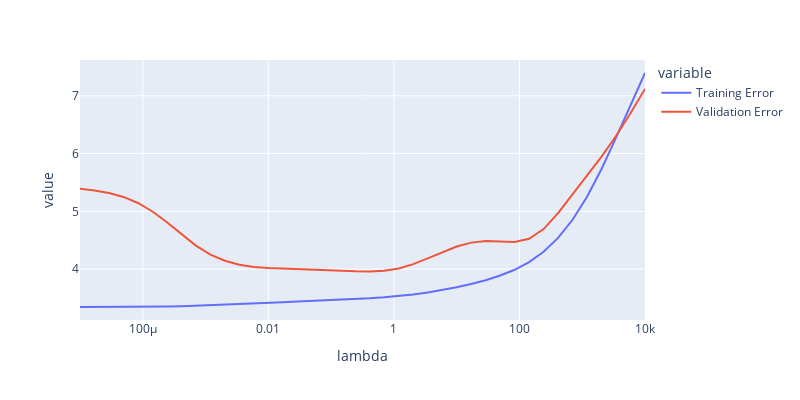

Here is the notebook cell this chart was saved with:
### Markdown cell above
Below we plot your training and validation set error for the range of lambdas given. You should see a figure where training error decreases as model complexity increases, but the error on the validation set is large for extreme values of lambda and minimized for some intermediate values. Holding your mouse over the training error and validation error lines will display the lambda and value at that point.

Note that on your plot, the **x-axis is the inverse of complexity**! In other words, small lambda models (on the left) are complex, because there is no regularization. That's why the training error is lowest on the left side of the plot, as this is where overfitting occurs.

### Code cell
px.line(error_vs_lambda, x = "lambda", y = ["Training Error", "Validation Error"], log_x=True, height = 400, width = 800)

### Figure 1 — Plotly figure (JSON) as saved in the notebook; plotly's stock layout.template omitted (floating-point values rounded to 4 significant figures)
{"data": [{"hovertemplate": "variable=Training Error<br>lambda=%{x}<br>value=%{y}<extra></extra>", "legendgroup": "Training Error", "line": {"color": "#636efa", "dash": "solid"}, "marker": {"symbol": "circle"}, "mode": "lines", "name": "Training Error", "orientation": "v", "showlegend": true, "type": "scatter", "x": [1e-05, 1.701e-05, 2.894e-05, 4.924e-05, 8.377e-05, 0.0001425, 0.0002424, 0.0004125, 0.0007017, 0.001194, 0.002031, 0.003455, 0.005878, 0.01, 0.01701, 0.02894, 0.04924, 0.08377, 0.1425, 0.2424, 0.4125, 0.7017, 1.194, 2.031, 3.455, 5.878, 10, 17.01, 28.94, 49.24, 83.77, 142.5, 242.4, 412.5, 701.7, 1194.0, 2031.0, 3455.0, 5878.0, 10000], "xaxis": "x", "y": [3.345, 3.345, 3.345, 3.346, 3.347, 3.349, 3.353, 3.359, 3.367, 3.376, 3.387, 3.397, 3.408, 3.418, 3.429, 3.438, 3.448, 3.458, 3.469, 3.481, 3.496, 3.513, 3.535, 3.563, 3.598, 3.639, 3.686, 3.742, 3.809, 3.889, 3.989, 4.121, 4.301, 4.541, 4.854, 5.251, 5.733, 6.276, 6.842, 7.395], "yaxis": "y"}, {"hovertemplate": "variable=Validation Error<br>lambda=%{x}<br>value=%{y}<extra></extra>", "legendgroup": "Validation Error", "line": {"color": "#EF553B", "dash": "solid"}, "marker": {"symbol": "circle"}, "mode": "lines", "name": "Validation Error", "orientation": "v", "showlegend": true, "type": "scatter", "x": [1e-05, 1.701e-05, 2.894e-05, 4.924e-05, 8.377e-05, 0.0001425, 0.0002424, 0.0004125, 0.0007017, 0.001194, 0.002031, 0.003455, 0.005878, 0.01, 0.01701, 0.02894, 0.04924, 0.08377, 0.1425, 0.2424, 0.4125, 0.7017, 1.194, 2.031, 3.455, 5.878, 10, 17.01, 28.94, 49.24, 83.77, 142.5, 242.4, 412.5, 701.7, 1194.0, 2031.0, 3455.0, 5878.0, 10000], "xaxis": "x", "y": [5.39, 5.363, 5.319, 5.25, 5.145, 4.998, 4.81, 4.603, 4.408, 4.253, 4.145, 4.078, 4.039, 4.018, 4.008, 4.001, 3.994, 3.985, 3.973, 3.962, 3.958, 3.971, 4.012, 4.086, 4.187, 4.296, 4.392, 4.459, 4.486, 4.479, 4.47, 4.524, 4.693, 4.968, 5.29, 5.615, 5.946, 6.304, 6.699, 7.119], "yaxis": "y"}], "layout": {"height": 400, "legend": {"title": {"text": "variable"}, "tracegroupgap": 0}, "margin": {"t": 60}, "width": 800, "xaxis": {"anchor": "y", "autorange": true, "domain": [0, 1], "range": [-5, 4], "title": {"text": "lambda"}, "type": "log"}, "yaxis": {"anchor": "x", "autorange": true, "domain": [0, 1], "range": [3.12, 7.62], "title": {"text": "value"}, "type": "linear"}}}
